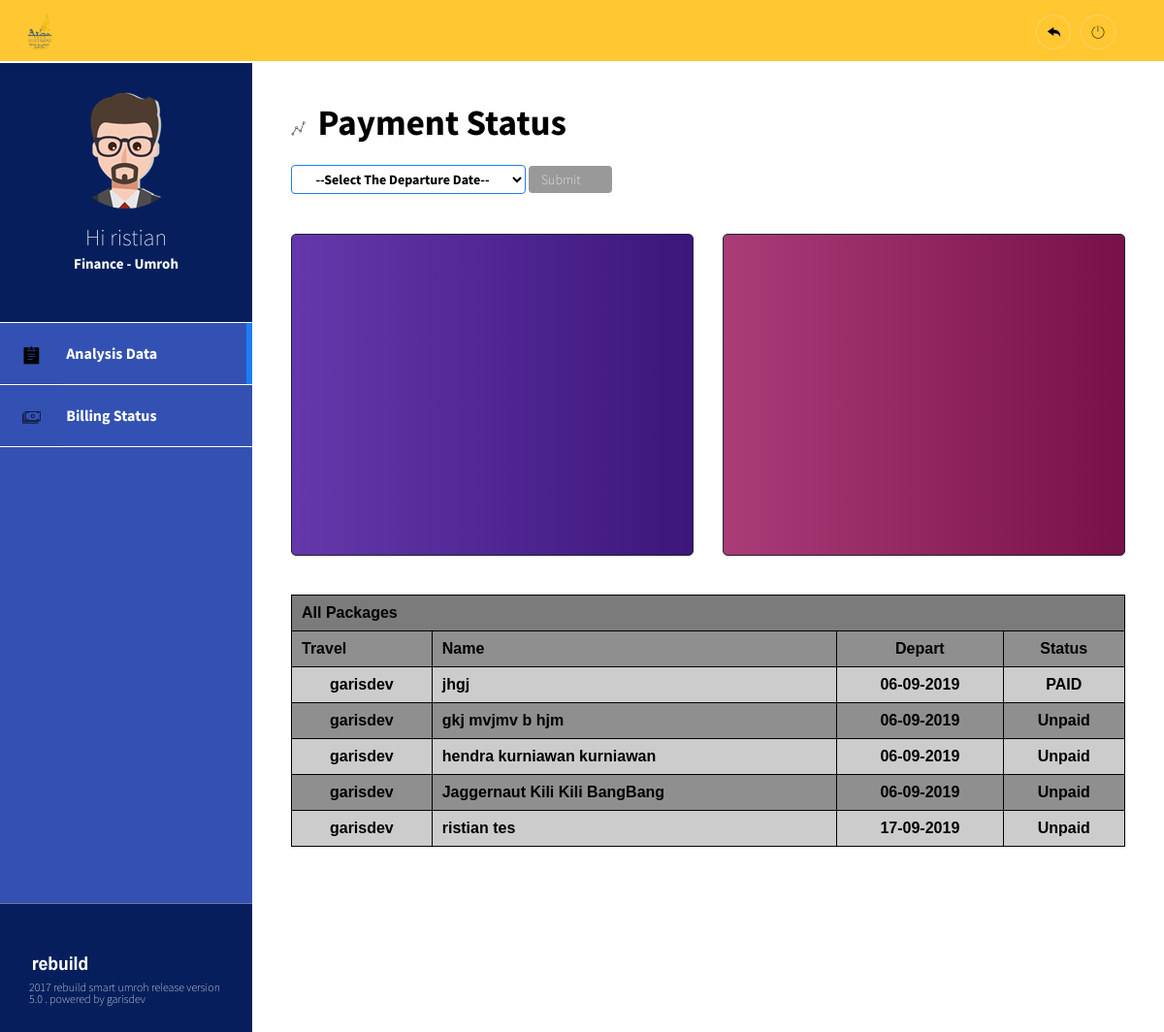
Screenshot of /modul/180/channel.php (signed in) with the database file from the repository.
### tables this page shows
CREATE TABLE `track_jamaah` (
  `id_track` int(100) NOT NULL,
  `nomor_id` char(10) NOT NULL,
  `kd_umroh` int(100) NOT NULL,
  `packages_program` varchar(100) NOT NULL,
  `depart` date NOT NULL,
  `arrival` varchar(50) NOT NULL,
  `room` varchar(20) NOT NULL,
  `nomor_room` int(10) DEFAULT NULL,
  `mahrom` varchar(100) NOT NULL,
  `mahrom_status` varchar(100) NOT NULL,
  `status_pay` varchar(50) NOT NULL,
  `staff` varchar(100) NOT NULL,
  `travel_agent` varchar(100) NOT NULL,
  `input_track` datetime NOT NULL
);

CREATE TABLE `jamaah_daftar` (
  `nomor_id` char(10) NOT NULL,
  `date_daftar` datetime NOT NULL,
  `title` varchar(10) NOT NULL,
  `first_name` varchar(100) NOT NULL,
  `last_name` varchar(100) NOT NULL,
  `surname` varchar(100) NOT NULL,
  `gender` varchar(50) NOT NULL,
  `place_of_birth` varchar(100) NOT NULL,
  `birthdate` date NOT NULL,
  `status_jamaah` varchar(20) NOT NULL,
  `phone` varchar(20) NOT NULL,
  `alamat` text NOT NULL,
  `email` varchar(100) NOT NULL,
  `kota` varchar(100) NOT NULL,
  `family_name` varchar(100) NOT NULL,
  `family_contact` varchar(100) NOT NULL,
  `family_relationship` varchar(100) NOT NULL,
  `no_pass` varchar(100) NOT NULL,
  `poi` varchar(100) NOT NULL,
  `doi` date NOT NULL,
  `expired` varchar(50) NOT NULL,
  `petugas` varchar(100) NOT NULL,
  `travel` varchar(100) NOT NULL
);

CREATE TABLE `paket_umroh` (
  `kd_umroh` int(10) NOT NULL,
  `nama_paket` varchar(100) NOT NULL,
  `desc_umroh` varchar(100) NOT NULL,
  `hari_umroh` int(10) NOT NULL,
  `depart_umroh` date NOT NULL,
  `arrival_umroh` date DEFAULT NULL,
  `hotel_umroh_mekkah` varchar(100) NOT NULL,
  `hotel_umroh_madinah` varchar(100) NOT NULL,
  `pesawat_umroh` varchar(100) NOT NULL,
  `currency` varchar(20) NOT NULL,
  `harga_umroh` varchar(100) DEFAULT NULL,
  `harga_triple` varchar(100) DEFAULT NULL,
  `harga_double` varchar(100) DEFAULT NULL,
  `harga_perlengkapan` varchar(100) NOT NULL,
  `kuota` int(10) NOT NULL,
  `itinenary` varchar(200) NOT NULL,
  `daftar` int(10) NOT NULL,
  `keterangan` text NOT NULL
);

### library/inc.library.php (called while the page is built, shortened)
<?php
function IndonesiaTgl($tanggal){
	$tgl=substr($tanggal,8,2);
	$bln=substr($tanggal,5,2);
	$thn=substr($tanggal,0,4);
	$tanggal="$tgl-$bln-$thn";
	return $tanggal;
}
?>

### modul/180/channel.php (the view, shortened to what this page needs)
<!DOCTYPE html>
<?php
include_once "../library/inc.library.php";
require('../config/travel-config.php');
$row = 100;
$hal = isset($_GET['hal']) ? $_GET['hal'] : 0;
if(isset($_POST['btnCari'])){
	if($_POST) {
		$txtKataKunci	= $_POST['txtKataKunci'];
		$mySql = "SELECT track_jamaah.*,
     paket_umroh.nama_paket,paket_umroh.desc_umroh,paket_umroh.depart_umroh,paket_umroh.harga_umroh,paket_umroh.harga_perlengkapan,
     paket_umroh.currency,
     jamaah_daftar.first_name, jamaah_daftar.last_name, jamaah_daftar.surname, jamaah_daftar.travel
    FROM track_jamaah
    LEFT JOIN paket_umroh on track_jamaah.kd_umroh=paket_umroh.kd_umroh
    LEFT JOIN jamaah_daftar on track_jamaah.nomor_id=jamaah_daftar.nomor_id
     WHERE track_jamaah.depart='$txtKataKunci'
				  ORDER BY nomor_id ASC LIMIT $hal, $row";
	}
}
else {
	$mySql = "SELECT track_jamaah.*,
   paket_umroh.nama_paket,paket_umroh.desc_umroh,paket_umroh.depart_umroh,paket_umroh.harga_umroh,paket_umroh.harga_perlengkapan,
   paket_umroh.currency,
   jamaah_daftar.first_name, jamaah_daftar.last_name, jamaah_daftar.surname, jamaah_daftar.travel
   FROM track_jamaah
   LEFT JOIN paket_umroh on track_jamaah.kd_umroh=paket_umroh.kd_umroh
   LEFT JOIN jamaah_daftar on track_jamaah.nomor_id=jamaah_daftar.nomor_id
  ORDER BY nomor_id  ASC LIMIT $hal, $row";
}
?>
<html>
<head>
    <link rel="stylesheet" type="text/css" href="../css/bootstrap.min.css">
    <link rel="stylesheet" type="text/css" href="../css/main.min.css">
    <link rel="stylesheet" type="text/css" href="../css/pe-icon-7-filled.css">
    <link rel="stylesheet" type="text/css" href="../css/pe-icon-7-stroke.css">
    <link rel="stylesheet" type="text/css" href="../plugins/tigra_calendar/tcal.css"/>
<body>
	<?php include "menu.php"; ?>
<section class="content">
        <header class = "main-header">
 				<div class="main-header__nav">
          		<h1 class="main-header__title">
            		<i class="pe-7s-graph1"></i>
            	<span>Payment Status</span>
          		</h1>
       		 	</div>
            <div class="row">
                         <div class="col-md-12">
                         <article class="widget widget__form ">
                 <form action="<?php $_SERVER['PHP_SELF']; ?>" method="post" name="form1" target="_self" id="form1"  class="form-horizontal" role="form">
                   <select name="txtKataKunci" bgcolor="blue" class="btn blue ">
                                                 <option value="ok">--Select The Departure Date--</option>
                                                 </select>
              <button  type="submit" name="btnCari" value="search"  class="btn blue" type="submit" style="width:10%; height:15%">
                             Submit
                           </button>
                 </form>
                             </article>
                         </div>
                     </div>
                     <div class ="row">
                     <div class="col-md-6">
                                 <article class="widget">
                                     <div style="border: 1px solid #1e2333;  padding-bottom: 5px; padding-top: 5px;" class="widget__content widget__grid filled pad20" id="grad1">
                                                     <p>
                                         <div id="12" style=" vertical-align: middle; display: inline-block; width:calc(100% - 0px); height: 300px;">
                                             </div>
                                             </p>
                                             </div>
                                 </article>
                         </div>
                         <div class="col-md-6">
                                     <article class="widget">
                                         <div style="border: 1px solid #1e2333;  padding-bottom: 5px; padding-top: 5px;" class="widget__content widget__grid filled pad20" id="grad2">
                                                         <p>
                                                 <div id="stock" style=" vertical-align: middle; display: inline-block; width:calc(100% - 0px); height: 300px;">
                                                 </div>
                                                 </p>
                                                 </div>
                                     </article>
                             </div>
                       </div>
            <div class ="row">
              <div class="col-md-12 ">
                      <article class="widget">
            <div class="" style="background-color:rgba(0,0,0,.2);">
              <table class=" ">
                <thead style="font-weight:bold">
                  <tr>
                    <th colspan="4" style="background-color:rgba(0,0,0,.4);"> <p class="">All Packages</p> </th>
                  </tr>
                    </thead>
                      <tbody >
                  <thead style="font-weight:bold">
                  <tr style="background-color:rgba(0,0,0,.3);">
                      <td width=""><p font-weight="bold" class="lucida">Travel</p></td>
                    <td width=""><p font-weight="bold" class="lucida">Name</p></td>
                    <td width=""  align="center"><p font-weight="bold" class="lucida">Depart</p></td>
                    <td width=""  align="center"><p font-weight="bold" class="lucida">Status</p></td>
                  </tr>
                </thead>
                <?php
$myQry = mysql_query($mySql, $Link)  or die ("Query salah : ".mysql_error());
while ($myData = mysql_fetch_array($myQry)) {
?>
                  <tr>
          <td align="center"><p class="content1"><?php echo $myData['travel']; ?> </p></td>
          <td><p class="content1"><?php echo $myData['first_name']; ?>&nbsp;<?php echo $myData['last_name']; ?>&nbsp;<?php echo $myData['surname']; ?></p></td>
          <td  align="center"><p class="content1"><?php echo IndonesiaTgl($myData['depart_umroh']); ?></p></td>
            <td  align="center"><p class="content1"><?php echo $myData['status_pay']; ?></p></td>
                  </tr>
    <?php } ?>
</tbody>
              </table>
            </div>
          </article>
            </div>
              </div>
			</header>
			<footer class="footer-brand">
					<?php include "footer.php"; ?>
			</footer>
		</section>
</body>
</html>
<?php
if(isset($_SESSION["role"])) {
  exit;
}
else {
  echo "<meta http-equiv='refresh' content='0; url=../modul/logout.php'>";
}
?>

### modul/180/channel.php (style rules this page uses)
#grad1 { background: -webkit-linear-gradient(left,#6438ab , #3c167a); background: -o-linear-gradient(right, #6438ab , #3c167a); background: -moz-linear-gradient(right, #6438ab , #3c167a); background: linear-gradient(to right, #6438ab , #3c167a); }
#grad2 { background: -webkit-linear-gradient(left, #aa3c78 , #781049); background: -o-linear-gradient(right, #aa3c78 , #781049); background: -moz-linear-gradient(right, #aa3c78 , #781049); background: linear-gradient(to right, #aa3c78 , #781049); }
table { width: 100% }
th, td { height: 20px; padding: 10px; border-collapse: collapse; border-radius: 0px; }
tr:nth-child(even) { background-color:rgba(0,0,0,.3); }
th, td { border-bottom: 1px solid black; }

### rows the page displays
track_jamaah: jamaah_daftar.travel "garisdev", jamaah_daftar.first_name "jhgj", kd_umroh.depart_umroh "06-09-2019", status_pay "PAID"
track_jamaah: jamaah_daftar.travel "garisdev", jamaah_daftar.first_name "gkj", jamaah_daftar.last_name "mvjmv", jamaah_daftar.surname "b hjm", kd_umroh.depart_umroh "06-09-2019", status_pay "Unpaid"
track_jamaah: jamaah_daftar.travel "garisdev", jamaah_daftar.first_name "hendra", jamaah_daftar.last_name "kurniawan", jamaah_daftar.surname "kurniawan", kd_umroh.depart_umroh "06-09-2019", status_pay "Unpaid"
track_jamaah: jamaah_daftar.travel "garisdev", jamaah_daftar.first_name "Jaggernaut", jamaah_daftar.last_name "Kili Kili", jamaah_daftar.surname "BangBang", kd_umroh.depart_umroh "06-09-2019", status_pay "Unpaid"
track_jamaah: jamaah_daftar.travel "garisdev", jamaah_daftar.first_name "ristian", jamaah_daftar.last_name "tes", kd_umroh.depart_umroh "17-09-2019", status_pay "Unpaid"

### other values shown
$_SESSION['FirstName'] "ristian"
